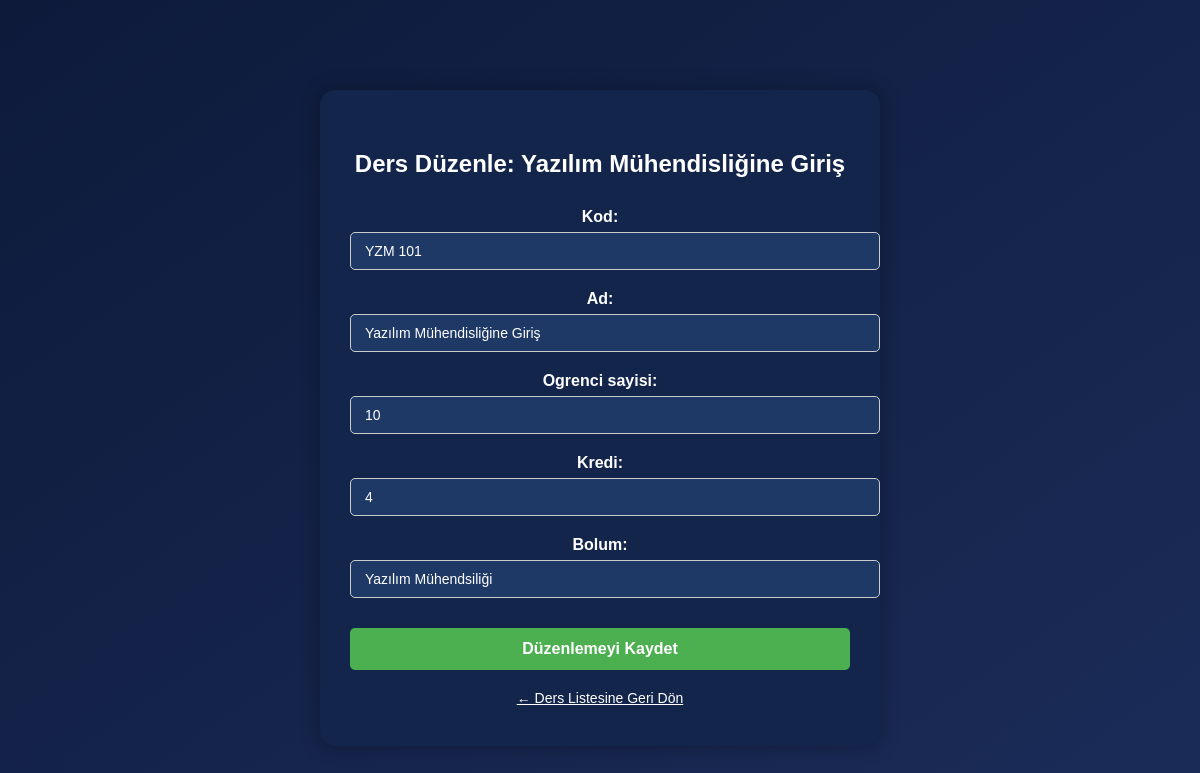
/uni/ders/duzenle/1/ (signed in), run on the app's committed database.
### uni/models.py (models this page shows, shortened)
class Ders(models.Model):
    kod = models.CharField(max_length=10, unique=True)
    ad = models.CharField(max_length=100)
    ogrenci_sayisi = models.IntegerField(default=0)
    kredi = models.IntegerField()
    bolum = models.CharField(max_length=100)

### uni/views.py (the view)
# urls.py: path('ders/duzenle/<int:ders_id>/', ders_duzenle, name='ders_duzenle'),
@login_required
def ders_duzenle(request, ders_id):
    ders = get_object_or_404(Ders, pk=ders_id)
    if request.method == 'POST':
        form = DersDuzenleForm(request.POST, instance=ders)
        if form.is_valid():
            form.save()
            return redirect('ders_listesi')
    else:
        form = DersDuzenleForm(instance=ders)
    return render(request, 'duzenle_ders.html', {'form': form, 'ders': ders})

### uni/forms.py
class DersDuzenleForm(forms.ModelForm):
    class Meta:
        model = Ders
        fields = ['kod', 'ad', 'ogrenci_sayisi','kredi','bolum']

### uni/templates/duzenle_ders.html (shortened to what this page needs)
{% extends "base.html" %}
{% block content %}
<div class="form-box">
    <h2>Ders Düzenle: {{ ders.ad }}</h2>
    <form method="POST">
        {{ form.as_p }}
        <button type="submit" class="btn-save">Düzenlemeyi Kaydet</button>
    </form>
    <a href="{% url 'ders_listesi' %}" class="btn-back">← Ders Listesine Geri Dön</a>
</div>
{% endblock %}

### uni/templates/base.html (style rules this page uses)
body { margin: 0; padding: 0; background: linear-gradient(to bottom right, #0d1a3a, #223362); font-family: Arial, sans-serif; color: white; min-height: 100vh; }
h2 { margin-bottom: 10px; }
p { margin-bottom: 30px; }

### uni/templates/duzenle_ders.html (style rules this page uses)
body { background: linear-gradient(to bottom right, #0d1a3a, #1b2c59); color: white; font-family: Arial, sans-serif; margin: 0; padding: 0; min-height: 100vh; }
.form-box { background-color: #13254b; padding: 40px 30px; border-radius: 15px; width: 500px; margin: 50px auto; box-shadow: 0 0 20px rgba(0, 0, 0, 0.3); }
.form-box h2 { text-align: center; margin-bottom: 30px; }
.form-box p { margin-bottom: 20px; }
.form-box label { font-weight: bold; display: block; margin-bottom: 6px; }
.form-box input, .form-box select { width: 100%; padding: 10px 14px; border: 1px solid #ccc; border-radius: 5px; background-color: #1e3966; color: white; font-size: 14px; }
.btn-save { width: 100%; padding: 12px; background-color: #4caf50; border: none; border-radius: 5px; font-weight: bold; font-size: 16px; color: white; margin-top: 10px; }
.btn-back { display: block; margin-top: 20px; text-align: center; color: white; text-decoration: underline; font-size: 14px; }

### data on the page
Ders: ad "Yazılım Mühendisliğine Giriş", kod "YZM 101", ogrenci_sayisi "10", kredi "4", bolum "Yazılım Mühendsiliği"
